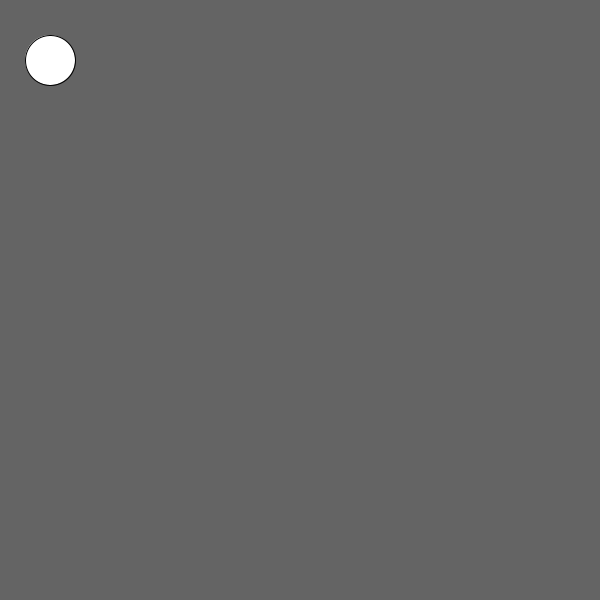
Frame 1 (no input)
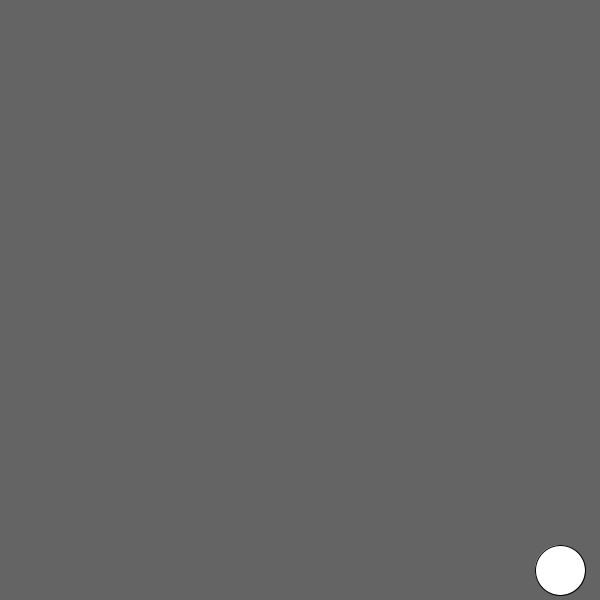
Frame 60 (the mouse pressed at the canvas centre just before this capture)
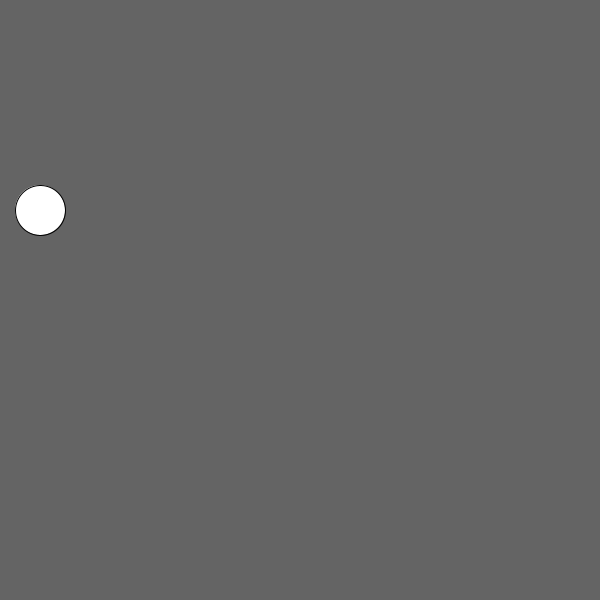
Frame 120 (the mouse held since frame 60 and released just before this capture)

The Processing sketch that drew these frames (run headless with seeded random() and noise(); from frame 60 on, the mouse is pressed at the canvas centre):

// Processing sketch: Ball_Bouncing_on_walls_
// ── Ball_Bouncing_on_walls_.pde
int x = 50;
int y = 60;

int dx = 10; 
int dy = 10; // change in y direction

void setup(){
size (600, 600);
  
}
void draw() {
  background(100);
  circle(x, y, 50); 
  x = x + dx;
  y = y + dy; 
  if ( x >= width ) {
    // turn back 
    dx = -10; 
  } else if ( x <= 0 ) {
    dx = 10;
  }
  // TODO: we're going to make these if statements 
  // more pretty :) 
  
  if ( y >= height ) {
    // turn back 
    dy = -6;
  } else if ( y <= 0 ) {
    dy = 6;
  }
}
